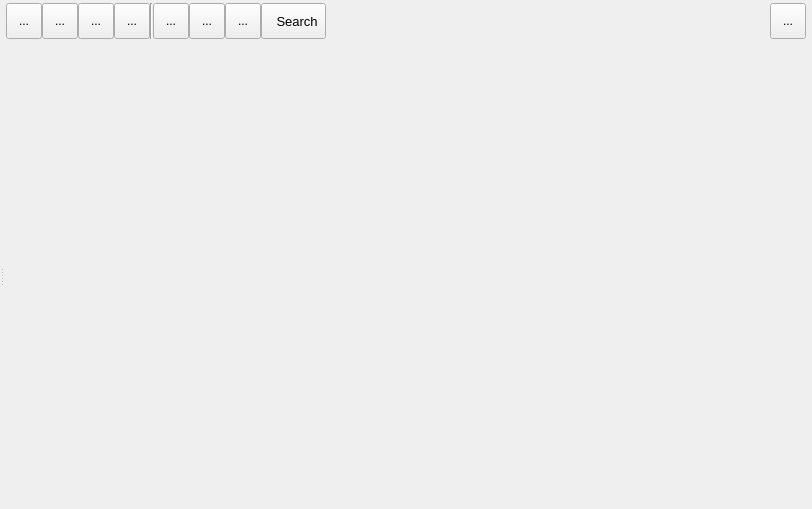
<?xml version="1.0" encoding="UTF-8"?>
<ui version="4.0">
 <class>Form</class>
 <widget class="QWidget" name="Form">
  <property name="geometry">
   <rect>
    <x>0</x>
    <y>0</y>
    <width>812</width>
    <height>509</height>
   </rect>
  </property>
  <property name="windowTitle">
   <string>Form</string>
  </property>
  <layout class="QVBoxLayout" name="verticalLayout_2">
   <property name="spacing">
    <number>0</number>
   </property>
   <property name="leftMargin">
    <number>0</number>
   </property>
   <property name="topMargin">
    <number>0</number>
   </property>
   <property name="rightMargin">
    <number>0</number>
   </property>
   <property name="bottomMargin">
    <number>0</number>
   </property>
   <item>
    <layout class="QHBoxLayout" name="horizontalLayout">
     <property name="leftMargin">
      <number>6</number>
     </property>
     <property name="topMargin">
      <number>3</number>
     </property>
     <property name="rightMargin">
      <number>6</number>
     </property>
     <property name="bottomMargin">
      <number>3</number>
     </property>
     <item>
      <widget class="QToolButton" name="btnLoad">
       <property name="enabled">
        <bool>true</bool>
       </property>
       <property name="minimumSize">
        <size>
         <width>36</width>
         <height>36</height>
        </size>
       </property>
       <property name="toolTip">
        <string>load File</string>
       </property>
       <property name="text">
        <string>...</string>
       </property>
       <property name="iconSize">
        <size>
         <width>28</width>
         <height>28</height>
        </size>
       </property>
       <property name="checkable">
        <bool>false</bool>
       </property>
       <property name="toolButtonStyle">
        <enum>Qt::ToolButtonIconOnly</enum>
       </property>
      </widget>
     </item>
     <item>
      <widget class="QToolButton" name="btnClipBoard">
       <property name="enabled">
        <bool>true</bool>
       </property>
       <property name="minimumSize">
        <size>
         <width>36</width>
         <height>36</height>
        </size>
       </property>
       <property name="toolTip">
        <string>&lt;html&gt;&lt;head/&gt;&lt;body&gt;&lt;p&gt;copy from clipboard&lt;br/&gt;&lt;span style=&quot; font-weight:600;&quot;&gt;Ctrl+'V&lt;/span&gt;'&lt;/p&gt;&lt;/body&gt;&lt;/html&gt;</string>
       </property>
       <property name="text">
        <string>...</string>
       </property>
       <property name="iconSize">
        <size>
         <width>28</width>
         <height>28</height>
        </size>
       </property>
       <property name="checkable">
        <bool>false</bool>
       </property>
       <property name="toolButtonStyle">
        <enum>Qt::ToolButtonIconOnly</enum>
       </property>
      </widget>
     </item>
     <item>
      <widget class="QToolButton" name="btnCloseImage">
       <property name="minimumSize">
        <size>
         <width>36</width>
         <height>36</height>
        </size>
       </property>
       <property name="toolTip">
        <string>Close Image</string>
       </property>
       <property name="text">
        <string>...</string>
       </property>
       <property name="iconSize">
        <size>
         <width>28</width>
         <height>28</height>
        </size>
       </property>
       <property name="checkable">
        <bool>false</bool>
       </property>
      </widget>
     </item>
     <item>
      <widget class="QToolButton" name="btnCamera">
       <property name="minimumSize">
        <size>
         <width>36</width>
         <height>36</height>
        </size>
       </property>
       <property name="toolTip">
        <string>Live Video</string>
       </property>
       <property name="text">
        <string>...</string>
       </property>
       <property name="iconSize">
        <size>
         <width>28</width>
         <height>28</height>
        </size>
       </property>
      </widget>
     </item>
     <item>
      <widget class="Line" name="line">
       <property name="orientation">
        <enum>Qt::Vertical</enum>
       </property>
      </widget>
     </item>
     <item>
      <widget class="QToolButton" name="btnMeasure">
       <property name="minimumSize">
        <size>
         <width>36</width>
         <height>36</height>
        </size>
       </property>
       <property name="toolTip">
        <string>Measure Distance</string>
       </property>
       <property name="text">
        <string>...</string>
       </property>
       <property name="iconSize">
        <size>
         <width>28</width>
         <height>28</height>
        </size>
       </property>
       <property name="checkable">
        <bool>false</bool>
       </property>
      </widget>
     </item>
     <item>
      <widget class="QToolButton" name="btnRegion">
       <property name="minimumSize">
        <size>
         <width>36</width>
         <height>36</height>
        </size>
       </property>
       <property name="toolTip">
        <string>&lt;html&gt;&lt;head/&gt;&lt;body&gt;&lt;p&gt;Region of Interest&lt;/p&gt;&lt;/body&gt;&lt;/html&gt;</string>
       </property>
       <property name="text">
        <string>...</string>
       </property>
       <property name="iconSize">
        <size>
         <width>28</width>
         <height>28</height>
        </size>
       </property>
       <property name="checkable">
        <bool>false</bool>
       </property>
      </widget>
     </item>
     <item>
      <widget class="QToolButton" name="btnCutForeground">
       <property name="minimumSize">
        <size>
         <width>36</width>
         <height>36</height>
        </size>
       </property>
       <property name="toolTip">
        <string>cut foreground</string>
       </property>
       <property name="text">
        <string>...</string>
       </property>
       <property name="iconSize">
        <size>
         <width>28</width>
         <height>28</height>
        </size>
       </property>
       <property name="checkable">
        <bool>false</bool>
       </property>
      </widget>
     </item>
     <item>
      <widget class="QToolButton" name="btnSearch">
       <property name="minimumSize">
        <size>
         <width>0</width>
         <height>36</height>
        </size>
       </property>
       <property name="font">
        <font>
         <pointsize>10</pointsize>
        </font>
       </property>
       <property name="text">
        <string>  Search</string>
       </property>
       <property name="iconSize">
        <size>
         <width>28</width>
         <height>28</height>
        </size>
       </property>
       <property name="checkable">
        <bool>false</bool>
       </property>
       <property name="toolButtonStyle">
        <enum>Qt::ToolButtonTextBesideIcon</enum>
       </property>
      </widget>
     </item>
     <item>
      <spacer name="horizontalSpacer">
       <property name="orientation">
        <enum>Qt::Horizontal</enum>
       </property>
       <property name="sizeHint" stdset="0">
        <size>
         <width>40</width>
         <height>20</height>
        </size>
       </property>
      </spacer>
     </item>
     <item>
      <widget class="QToolButton" name="btnSettings">
       <property name="enabled">
        <bool>true</bool>
       </property>
       <property name="minimumSize">
        <size>
         <width>36</width>
         <height>36</height>
        </size>
       </property>
       <property name="toolTip">
        <string>Settings</string>
       </property>
       <property name="text">
        <string>...</string>
       </property>
       <property name="iconSize">
        <size>
         <width>28</width>
         <height>28</height>
        </size>
       </property>
       <property name="checkable">
        <bool>false</bool>
       </property>
       <property name="toolButtonStyle">
        <enum>Qt::ToolButtonIconOnly</enum>
       </property>
      </widget>
     </item>
    </layout>
   </item>
   <item>
    <widget class="QSplitter" name="splitter">
     <property name="sizePolicy">
      <sizepolicy hsizetype="Expanding" vsizetype="Expanding">
       <horstretch>0</horstretch>
       <verstretch>0</verstretch>
      </sizepolicy>
     </property>
     <property name="orientation">
      <enum>Qt::Horizontal</enum>
     </property>
     <property name="handleWidth">
      <number>3</number>
     </property>
     <widget class="FilterWidget" name="filterWidget" native="true">
      <property name="sizePolicy">
       <sizepolicy hsizetype="Preferred" vsizetype="Preferred">
        <horstretch>1</horstretch>
        <verstretch>0</verstretch>
       </sizepolicy>
      </property>
      <property name="baseSize">
       <size>
        <width>200</width>
        <height>0</height>
       </size>
      </property>
      <layout class="QVBoxLayout" name="verticalLayout"/>
     </widget>
     <widget class="PictureEditor" name="picEditor" native="true">
      <property name="sizePolicy">
       <sizepolicy hsizetype="Preferred" vsizetype="Preferred">
        <horstretch>5</horstretch>
        <verstretch>0</verstretch>
       </sizepolicy>
      </property>
      <property name="minimumSize">
       <size>
        <width>300</width>
        <height>200</height>
       </size>
      </property>
     </widget>
    </widget>
   </item>
  </layout>
 </widget>
 <customwidgets>
  <customwidget>
   <class>PictureEditor</class>
   <extends>QWidget</extends>
   <header>pictureviz</header>
   <container>1</container>
  </customwidget>
  <customwidget>
   <class>FilterWidget</class>
   <extends>QWidget</extends>
   <header>filterviz</header>
   <container>1</container>
  </customwidget>
 </customwidgets>
 <resources/>
 <connections/>
</ui>
